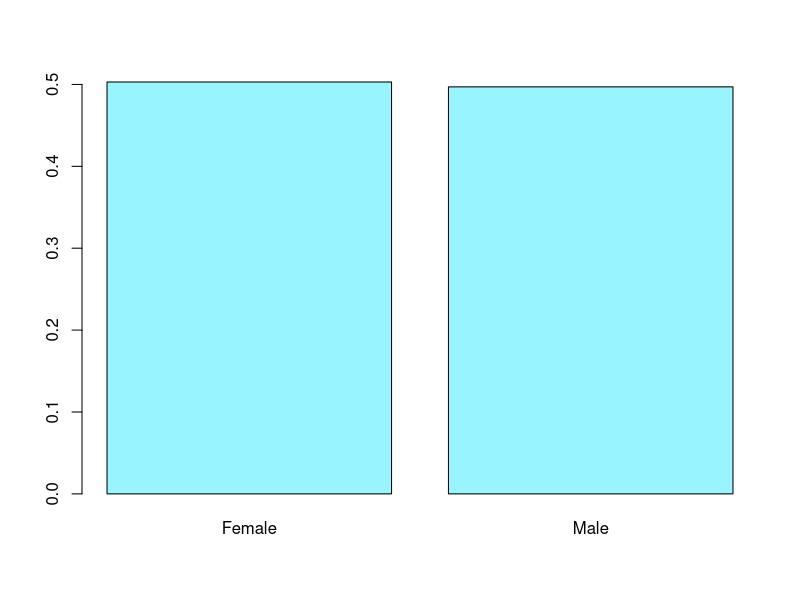
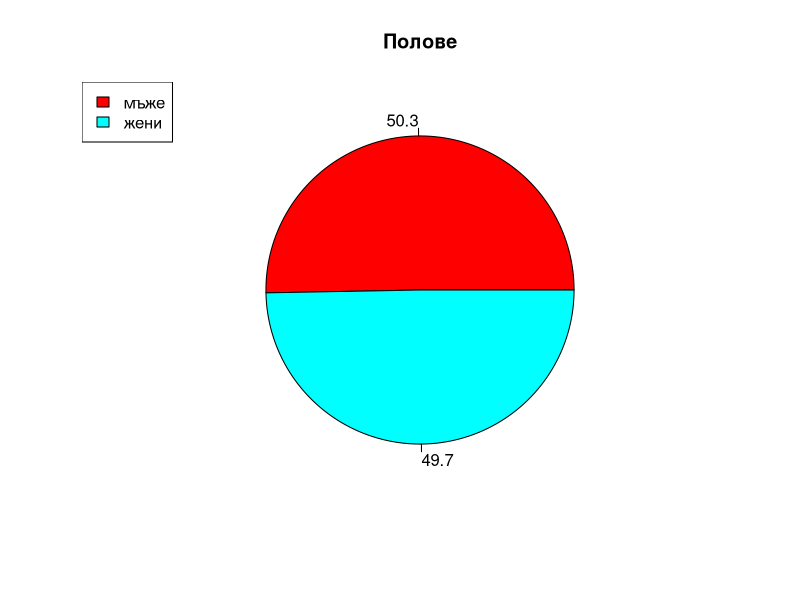
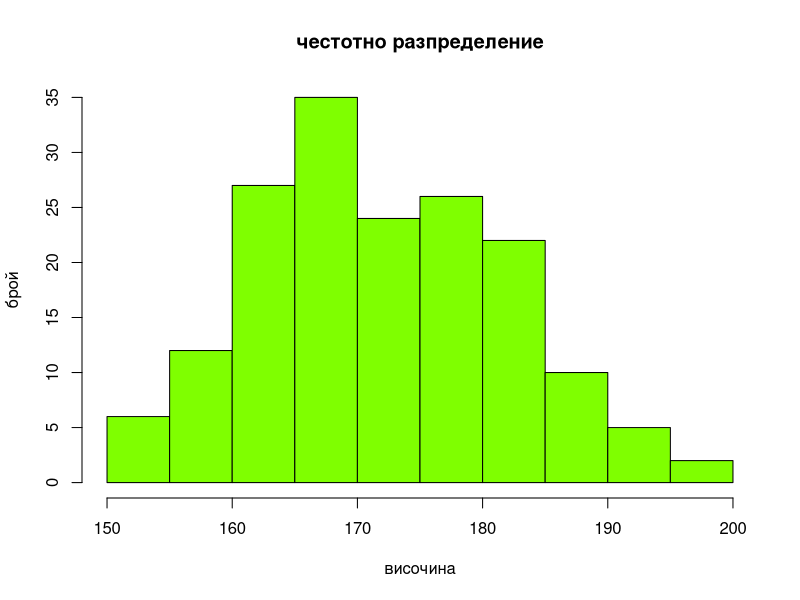
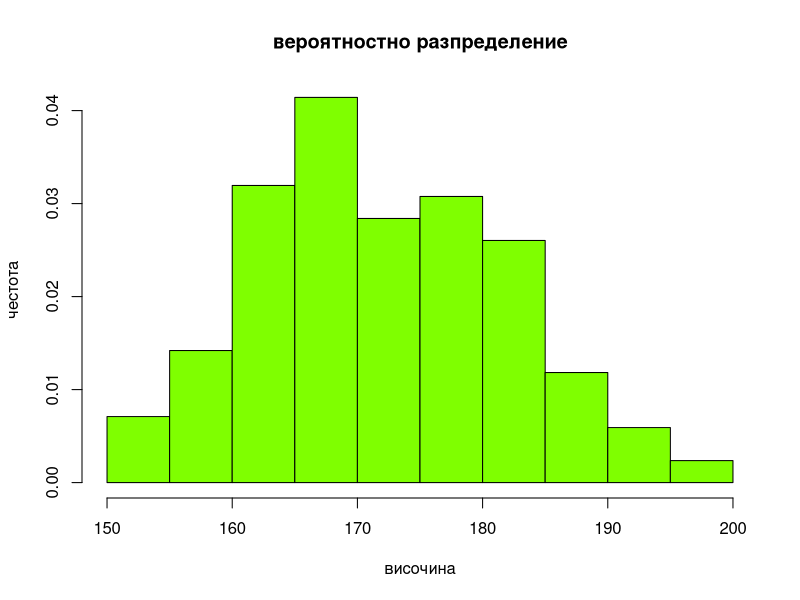
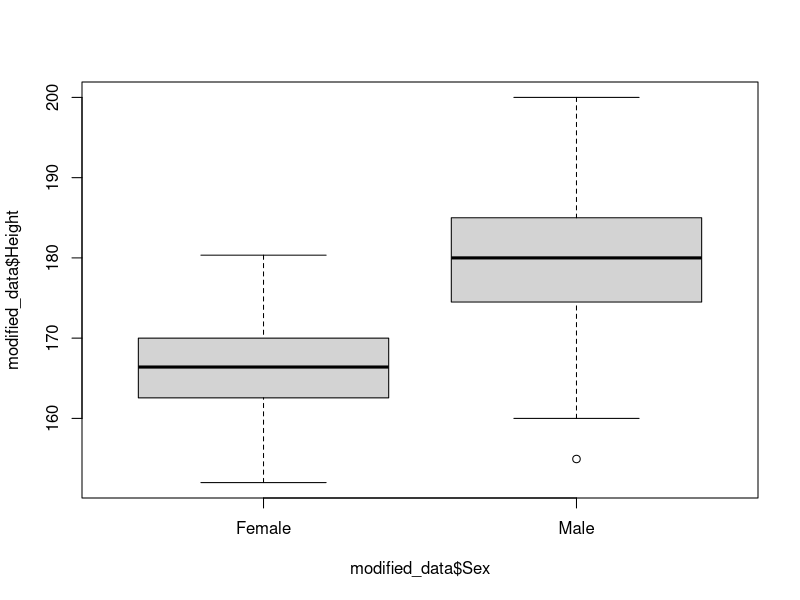
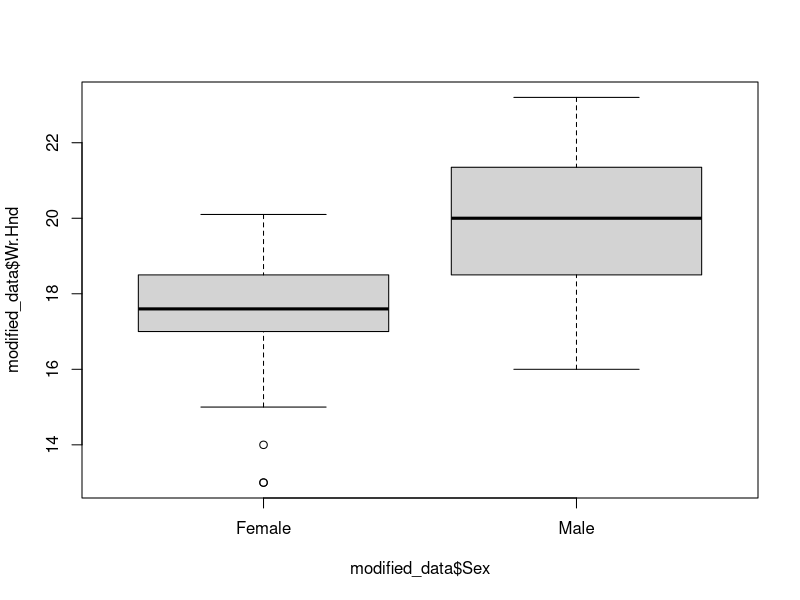
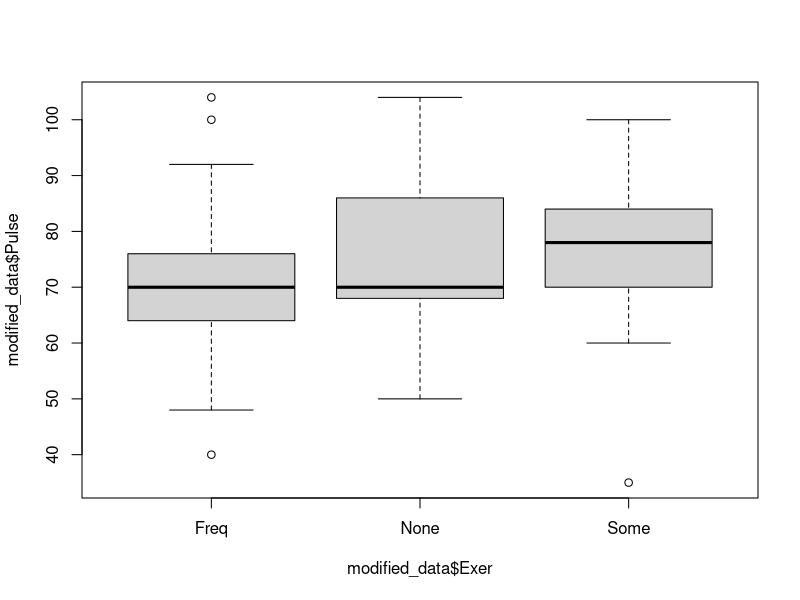
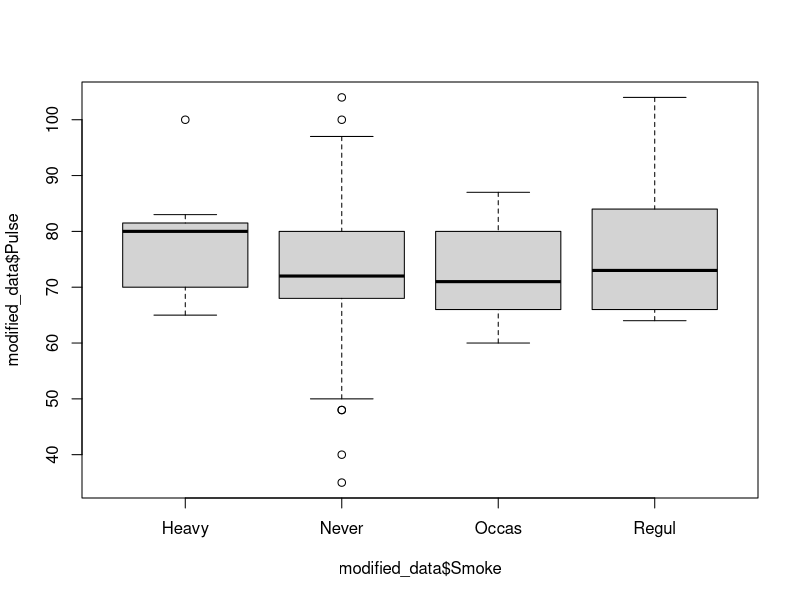

These charts were generated, in order, by the following R code:
# TODO 
# 
# 


# all columns in dataframe survey
# Sex, Wr.Hnd, NW.Hnd, W.Hnd, Fold, Pulse, Clap, Exer, Smoke, Height, M.I, Age

# wanted columns
# Sex(cat), Wr.Hnd(num cont), Pulse(num cont), Exer(cat), Smoke(cat), Height(num cont), Age(num cont)
 

# from the package MASS we are using the dataset survey
install.packages("MASS")
library("MASS") # or require("MASS")

# getting the wanted columns and removing NA values
columns_to_keep <- c("Sex", "Wr.Hnd", "Pulse", "Exer", "Smoke", "Height", "Age")

modified_data <- survey[columns_to_keep]

modified_data <- subset(modified_data, !is.na(modified_data$Sex) & 
                                    !is.na(modified_data$Wr.Hnd) & 
                                    !is.na(modified_data$Pulse) & 
                                    !is.na(modified_data$Exer) & 
                                    !is.na(modified_data$Smoke) & 
                                    !is.na(modified_data$Height) & 
                                    !is.na(modified_data$Age)) 
# maybe round Age?

# to write to csv file
write.csv(modified_data, 'D:\\surveyData.csv', row.names = FALSE)

# exercise, age, pulse
survey_observations <- dim(survey)[1]
survey_observations_ <- dim(modified_data)[1]


# 0. Анализ на една променлива
    # Sex (категорийна)
        # summary
        summary(modified_data$Sex)

        # barplot
        table_sex <- table(modified_data$Sex)
        barplot(height = prop.table(table(modified_data$Sex)), col = "cadetblue1")

        # piechart
        percents <- round(100*table_sex/sum(table_sex), 1)
        colors <- rainbow(n = length(table_sex)) 
        # fix colors, provide custom ones

        pie(x = table_sex, main = "Полове", labels = percents, col = colors)
        legend(x = "topleft", legend = c("мъже", "жени"), cex = 1, fill = colors)

        # резултатите показват, че разпределението е поравно между момичетата и момчетата

    # Height (числова непрекъсната)
        # summary
        summary(modified_data$Height)

        # hist
        hist(modified_data$Height, main = "честотно разпределение", xlab = "височина", ylab = "брой", col = "chartreuse1")
        hist(modified_data$Height, main = "вероятностно разпределение", xlab = "височина", ylab = "честота",
            col = "chartreuse1", prob = T)

        # boxplot
        

        # qqplot

    # Wr.Hnd (числова непрекъсната)
        # summary
        summary(modified_data$Wr.Hnd)
        # hist
        # boxplot
        # qqplot

# 2. Категорийни (обясняващи) VS числови (зависими)

boxplot(modified_data$Height ~ modified_data$Sex)
boxplot(modified_data$Wr.Hnd ~ modified_data$Sex)

boxplot(modified_data$Pulse ~ modified_data$Exer)
boxplot(modified_data$Pulse ~ modified_data$Smoke)


# 4. Числови (обясняващи) VS числови (зависими)
plot(modified_data$Height, modified_data$Pulse)

plot(modified_data$Age, modified_data$Pulse)

##################

# 1. Категорийни (обясняващи) VS категорийни (зависими)
barplot(prop.table(x = table(modified_data$Exer, modified_data$Sex), margin = 2), legend.text = T)

barplot(prop.table(x = table(survey$Exer, survey$Sex), margin = 2), legend.text = T)
barplot(prop.table(x = table(survey$Sex, survey$Exer), margin = 2), legend.text = T)


# old ideas #######################
# have to remove na
sexes <- survey$Sex
heights <- survey$Height
handWidth <- survey$Wr.Hnd

hist(heights)
mean(heights, na.rm = T)
sd(heights, na.rm = T)

hist(handWidth)
mean(handWidth, na.rm = T)
sd(handWidth, na.rm = T)

students <- data.frame(sexes, heights, handWidth)

t1 <- boxplot(students$heights ~ students$sexes)
t2 <- boxplot(students$handWidth ~ students$sexes)

# ################
# numbered variables
    # pointsPerGame
    # reboundsPerGame
# category variables
    # "guard", "forward", "center"

playerNames <- c("Klay Thompson", "Kyrie Irving", "James Harden", "Kemba Walker",
            "Khris Middleton", "Jimmy Butler", "Gordon Hayward", "Jayson Tatum",
             "Dwight Howard", "Nicola Jokic", "Nikola Vucevic", "Andre Drummond")

pointsPerGame <- c(19.5, 22.4, 24.6, 21.0,
                    15.7, 16.7, 15.2, 15.2,
                    17.2, 16.3, 15.7, 14.3)

reboundsPerGame <- c(3.5, 3.7, 5.2, 3.9, 
                       4.5, 4.9, 4.3, 5.6,
                        12.6, 9.5, 10.2, 13.8)

fieldPositions <- c("guard", "guard", "guard", "guard", 
                    "forward", "forward", "forward", "forward", 
                    "center", "center", "center", "center")

basketball <- data.frame(playerNames, pointsPerGame, reboundsPerGame, fieldPositions)

boxplot(basketball$pointsPerGame[fieldPositions ==  "guard"], 
        basketball$pointsPerGame[fieldPositions == "forward"], 
        basketball$pointsPerGame[fieldPositions == "center"], 
        col = rainbow(3), 
        names = c("guard pts", "forward pts", "forward pts"))

boxplot(basketball$reboundsPerGame[fieldPositions ==  "guard"], 
        basketball$reboundsPerGame[fieldPositions == "forward"], 
        basketball$reboundsPerGame[fieldPositions == "center"], 
        col = rainbow(3), 
        names = c("guard rebs", "forward rebs", "forward rebs"))

hist(x = basketball$pointsPerGame, col = "green", xlab = "ppg")
